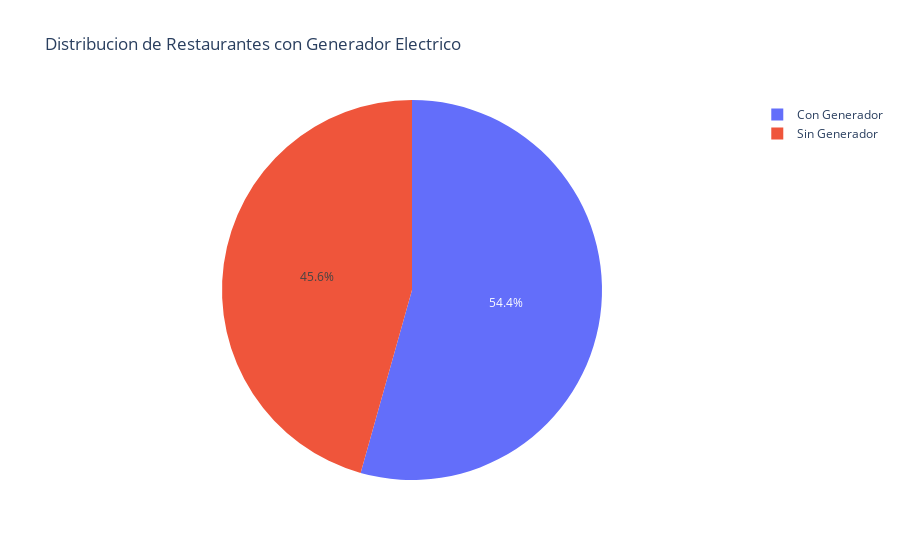

The cell this chart's notebook holds for it:
### Markdown cell above
Despues de realizar la tarea observo que el 54.4% de los restaurantes que se encontraban en la muestra que habia tomado para realizar la investigacion poseian un generador electrico o al menos una alternativa para poder continuar con el trabajo en caso de cortes en el fluido electrico por lo que determino que invertir en una planta seria un buen respaldo para que el negocio no se viera afectado en caso de algun incoveniente con la electricidad

### Code cell
#Grafico Pastel donde se muestra el porciento de restaurantes de la Habana que poseen P
total_restaurantes = len(data2)
total_plantas = data2["electric generator"].sum()
porciento_restaurantes_planta = round(bp.c_porciento(total_plantas, total_restaurantes),2)
porciento_restaurantes_sin_planta = round(100 - porciento_restaurantes_planta, 2)
print (porciento_restaurantes_sin_planta)

fig = px.pie ( names=("Con Generador", "Sin Generador"), 
              values=(porciento_restaurantes_planta, porciento_restaurantes_sin_planta),
              title= "Distribucion de Restaurantes con Generador Electrico"

)
fig.show()

### Figure 1 — Plotly figure (JSON) as saved in the notebook; plotly's stock layout.template omitted (floating-point values rounded to 4 significant figures)
{"data": [{"domain": {"x": [0, 1], "y": [0, 1]}, "hovertemplate": "label=%{label}<br>value=%{value}<extra></extra>", "labels": ["Con Generador", "Sin Generador"], "legendgroup": "", "name": "", "showlegend": true, "type": "pie", "values": [54.36, 45.64]}], "layout": {"legend": {"tracegroupgap": 0}, "title": {"text": "Distribucion de Restaurantes con Generador Electrico"}}}
